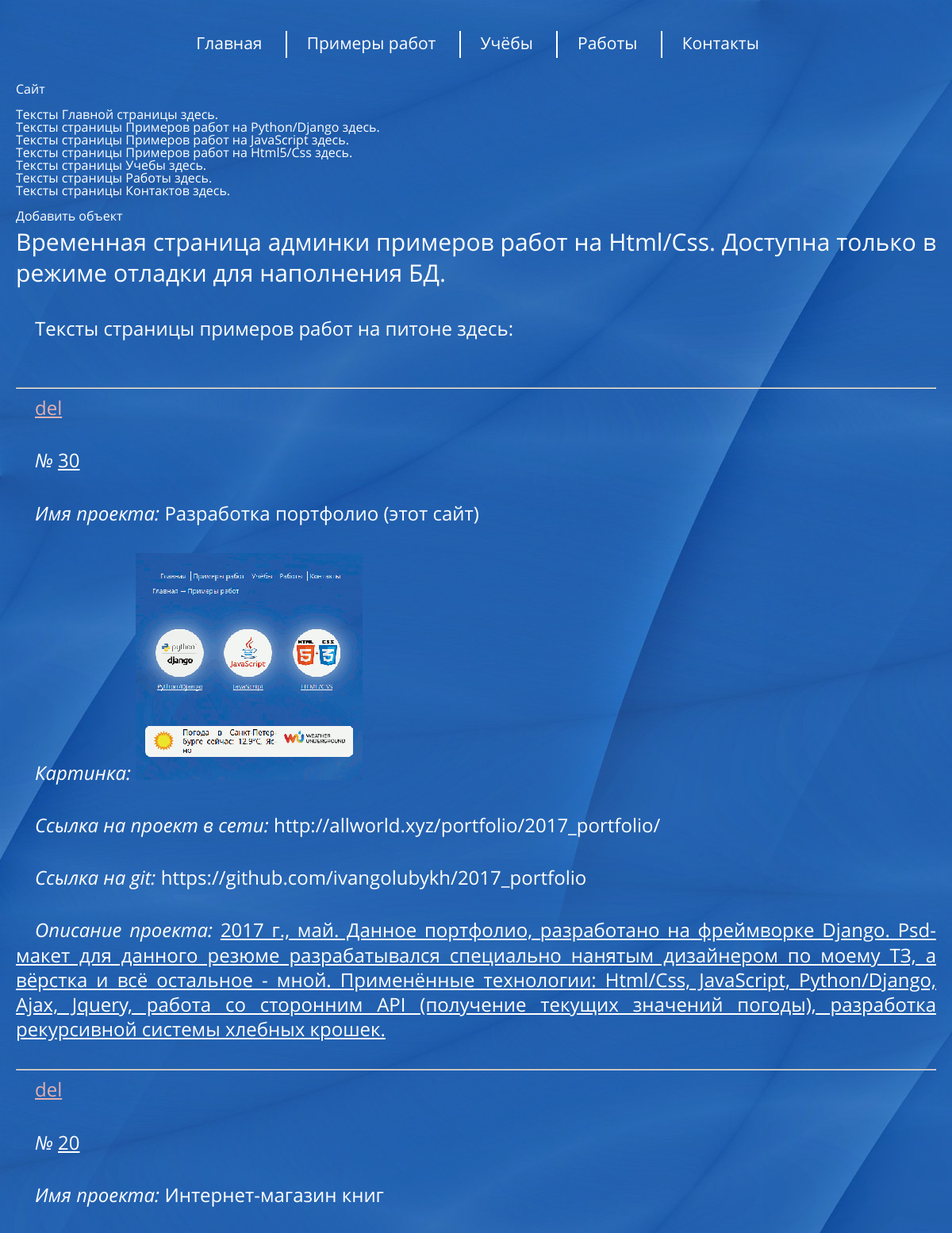
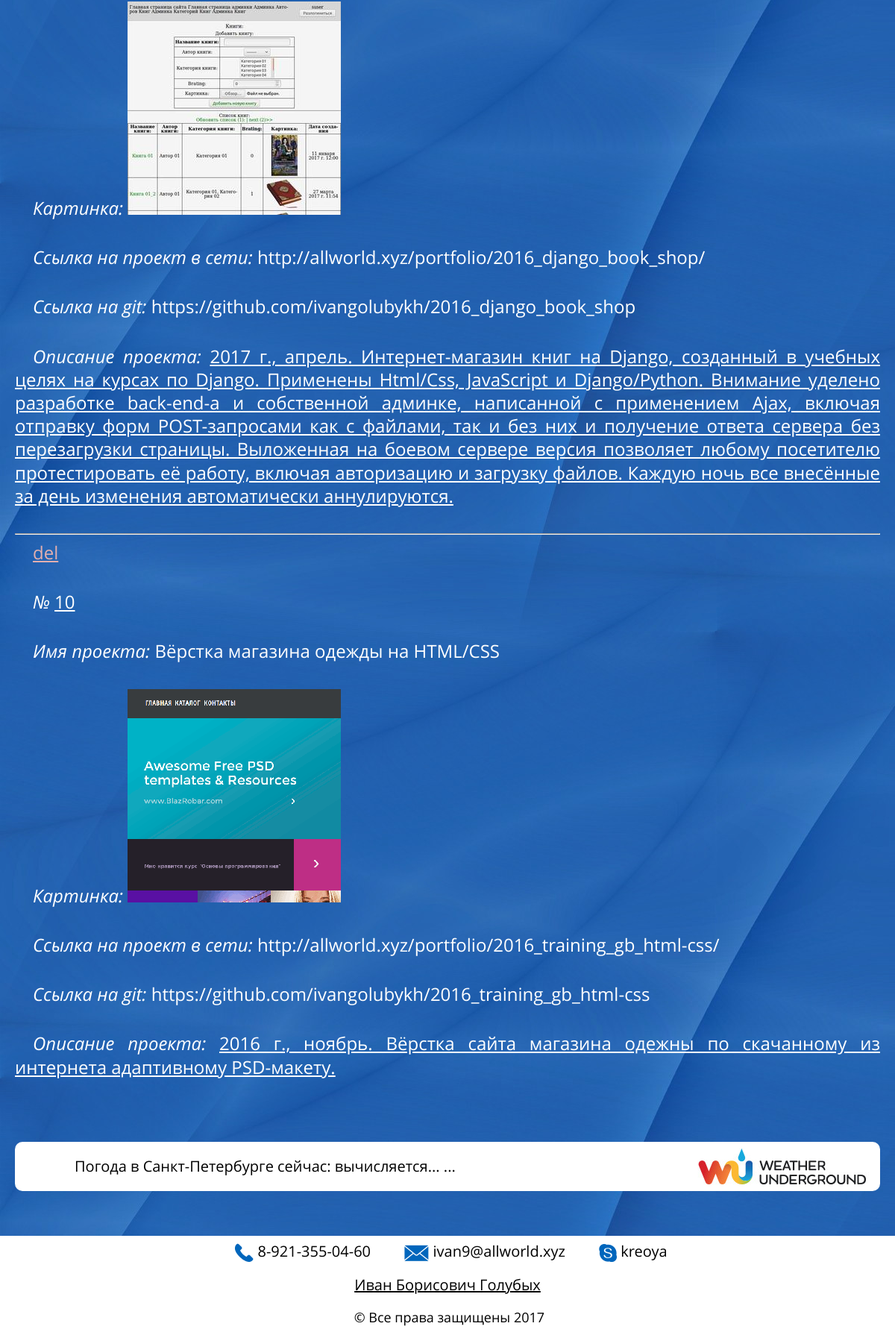
The app's page /portfolio/2017_portfolio/admin_examples_work_html_css/ with its own data (2 pictures, top to bottom).
### app_main/models_examples_work_html_css.py (models this page shows, shortened)
class ExamplesHtmlCss(models.Model):
    ordinal = models.PositiveSmallIntegerField(
        blank=False,
        null=False,
        db_index=True,
        unique=True,
        help_text='Порядковый номер объекта на странице',
        verbose_name='Порядковый номер объекта на странице',
        )
    name_project = models.CharField(
        max_length=255,
        blank=False,
        null=False,
        db_index=False,
        unique=False,
        help_text='Название проекта',
        verbose_name='Название проекта',
        )
    image_file = models.ImageField(
        upload_to='examples_html_css_images/',
        blank=True,
        verbose_name="Картинка проекта")
    net_address = models.CharField(
        max_length=255,
        blank=True,
        null=False,
        db_index=False,
        unique=False,
        help_text='Ссылка на проект в сети',
        verbose_name='Ссылка на проект в сети',
        )
    git_address = models.CharField(
        max_length=255,
        blank=True,
        null=False,
        db_index=False,
        unique=False,
        help_text='Ссылка на git-репозиторий проекта',
        verbose_name='Ссылка на git-репозиторий проекта',
        )
    text = models.TextField(
        blank=False,
        null=False,
        db_index=False,
        unique=False,
        help_text='Описание проекта',
        verbose_name='Описание проекта',
        )

### app_admin_debug/views_admin_examples_html_css_pages.py (the view)
class AdminExamplesHtmlCssListView(ListView):
    queryset = ExamplesHtmlCss.objects.order_by('ordinal').reverse()
    template_name = 'admin_examples_work_html_css.html'

### app_admin_debug/templates/admin_examples_work_html_css.html (shortened to what this page needs)
{% extends "base.html" %}
{% block content  %}
    {% include 'admin_menu.html' %}
    <br>
    <br><a href="{% url 'admin_examples_work_html_css-add' %}">Добавить объект</a>
    <br>
    <h1>Временная страница админки примеров работ на Html/Css. Доступна только в режиме отладки для наполнения БД.</h1>
    <p>Тексты страницы примеров работ на питоне здесь:</p>
    <br>
    {% for obj in object_list %}
        <hr>
        <p><a style="color:#e2afaf;" href="{% url 'admin_examples_work_html_css-del' obj.id%}">del</a></p>
<p><i>№</i> <a href="{% url 'admin_examples_work_html_css-update' obj.id%}">{{obj.ordinal}}</a></p>
<p><i>Имя проекта:</i> {{obj.name_project}}</p>
<p><i>Картинка:</i>
    {% if obj.image_file %}
        <img src="{{ MEDIA_URL }}{{obj.image_file}}">
    {% else %}
        не загружена.
    {% endif %}
</p>
<p><i>Ссылка на проект в сети:</i> {{obj.net_address}}</p>
<p><i>Ссылка на git:</i> {{obj.git_address}}</p>
<p><i>Описание проекта:</i> <a href="{% url 'admin_examples_work_html_css-update' obj.id%}">{{obj.text}}</a></p>
    {% endfor %}
{% endblock %}

### general_static/general/style/style.css (style rules this page uses)
* { font-weight: 400; color: inherit; text-decoration: none; }
html, body { height: 100%; color: #ffffff; }
body { width: 100%; min-width: 320px; border: 0px; background-color: #2361b0; -webkit-hyphens: auto; -moz-hyphens: auto; -ms-hyphens: auto; text-align: justify; }
article p a, article li a { text-decoration: underline; }
h1, h2, h3, h4, p, li { line-height: 1.3em; }
h2, i { font-family: OpenSansItalic; }
@media screen and (min-width: 481px) { html { font-family: OpenSansRegular; } }
@media screen and (min-width: 481px) { body h1 { font-size: 30px; } }
@media screen and (min-width: 481px) { body p { font-size: 24px; } }
@media screen and (min-width: 481px) { body p, body h1, body h2, body h3, body h4 { margin: 5px 0px 35px 0px; } }
p { text-indent: 1em; }

### records on screen
ExamplesHtmlCss: ordinal "30", name_project "Разработка портфолио (этот сайт)", image_file (picture), net_address "http://allworld.xyz/portfolio/2017_portfolio/", git_address "https://github.com/ivangolubykh/2017_portfolio", text "2017 г., май. Данное портфолио, разработано на фреймворке Django. Psd-макет для данного резюме разрабатывался специально нанятым дизайнером по моему ТЗ, а вёрстка и всё остальное - мной. Применённые технологии: Html/Css, JavaScript, Python/Django, Ajax, Jquery, работа со сторонним API (получение текущих значений погоды), разработка рекурсивной системы хлебных крошек."
ExamplesHtmlCss: ordinal "20", name_project "Интернет-магазин книг", image_file (picture), net_address "http://allworld.xyz/portfolio/2016_django_book_shop/", git_address "https://github.com/ivangolubykh/2016_django_book_shop", text "2017 г., апрель. Интернет-магазин книг на Django, созданный в учебных целях на курсах по Django. Применены Html/Css, JavaScript и Django/Python. Внимание уделено разработке back-end-а и собственной админке, написанной с применением Ajax, включая отправку форм POST-запросами как с файлами, так и без них и получение ответа сервера без перезагрузки страницы. Выложенная на боевом сервере версия позволяет любому посетителю протестировать её работу, включая авторизацию и загрузку файлов. Каждую ночь все внесённые за день изменения автоматически аннулируются."
ExamplesHtmlCss: ordinal "10", name_project "Вёрстка магазина одежды на HTML/CSS", image_file (picture), net_address "http://allworld.xyz/portfolio/2016_training_gb_html-css/", git_address "https://github.com/ivangolubykh/2016_training_gb_html-css", text "2016 г., ноябрь. Вёрстка сайта магазина одежны по скачанному из интернета адаптивному PSD-макету."
